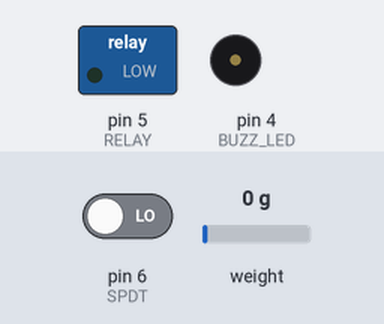
Simulated run of this sketch. Board: Arduino Uno, built with avr-gcc and run on an emulated ATmega328P. Parts: switched loads named in the sketch (green lamp = pin HIGH), buzzer (waves = sounding, pin HIGH). Inputs (shaded band) come from the test bench; at power-on: pin 6 (SPDT) LOW, weight on the scale 0 g.

Above: at 1.9 s.
2.0 s: pin 6 (SPDT) driven HIGH
At 2.8 s:
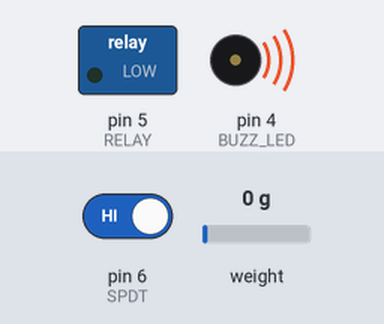
11.0 s: pin 6 (SPDT) driven LOW
At 13.1 s:
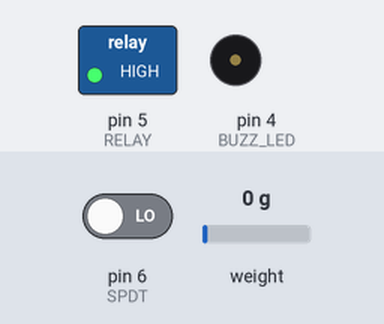
Timing chart, 0 to 16.1 s (numbered marks = the images above; inputs shaded):
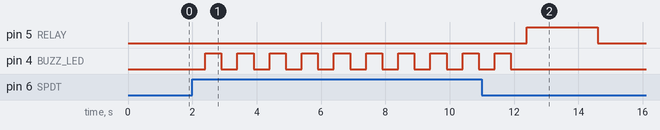

Measured:
- after the input at 2.0 s, pin 4 (BUZZ_LED): alternates HIGH for 0.50 s and LOW for 0.50 s, starting after 0.40 s
- after the input at 11.0 s, pin 4 (BUZZ_LED): goes on until 11.9 s, then stays LOW

The sketch:

Static_Test_Pad.ino
```cpp
#include "HX711.h"

#define LOADCELL_DOUT_PIN  3
#define LOADCELL_SCK_PIN  2

int BUZZ_LED = 4;
int RELAY = 5;
int SPDT = 6;

float R = 8.314;
float Gm = 0.6485;
float At = 19.635; // diameter of 5mm;
//float mdot = 17.39;
//float Mi;

int temperature;
//float Pc;
unsigned long StartTime = 0;
unsigned long CurrentTime = 0;

HX711 scale;

float calibration_factor = -35900;

void setup() {
  Serial.begin(9600);
  pinMode(BUZZ_LED, OUTPUT);
  pinMode(RELAY, OUTPUT);
  pinMode(SPDT, INPUT);

  scale.begin(LOADCELL_DOUT_PIN, LOADCELL_SCK_PIN);
  scale.set_scale();
  //float Mi=scale.get_value();
  //scale.tare();
//loop();

}

void loop() {

  {
  int SwitchPos = digitalRead(SPDT);
  if (SwitchPos == 1)
  {
    int x;
    for (x = 0; x < 10; x++)
    {
      digitalWrite(BUZZ_LED, HIGH);
      delay(500);
      digitalWrite(BUZZ_LED, LOW);
      delay(500);
    }
    digitalWrite(RELAY, HIGH);
    delay(1000);
  }
  else {
    digitalWrite(RELAY, LOW);
  }
  scale.tare();
  }


  StartTime = millis();
  while(scale.get_units() > 0)
  {
  int adc_val = analogRead(A1);
  temperature = (((adc_val * 4.88) - 0.0027) / 10) - 25;
  Serial.print("Temperature = ");
  Serial.print(temperature);


  int weight = scale.get_units();
  float thrust = weight*9.81;
  scale.set_scale(calibration_factor);
  Serial.print(" | Thrust: ");
  Serial.print(thrust, 1);
  Serial.print(" Newtons");
  Serial.println();

  if (Serial.available())
  {
    char temp = Serial.read();
    if (temp == '+')
      calibration_factor += 10;
    else if (temp == '-')
      calibration_factor -= 10;
  }
}


  CurrentTime = millis();
  int Bt = (CurrentTime - StartTime);
  //delay(1000);
  float Mf=abs(scale.get_value());
  float mdot=abs(Mf/Bt);
  int Tc = (temperature / 0.909);
  float Pc = ((mdot / At) * ( (sqrt(R * Tc)) / Gm ));

  if(Pc > 0)
  {
  Serial.print("Chamber Pressure: ");
  Serial.print(Pc);
  Serial.print(" Pascals");

  Serial.println();
  //StartTime = CurrentTime;
  }

}
```
